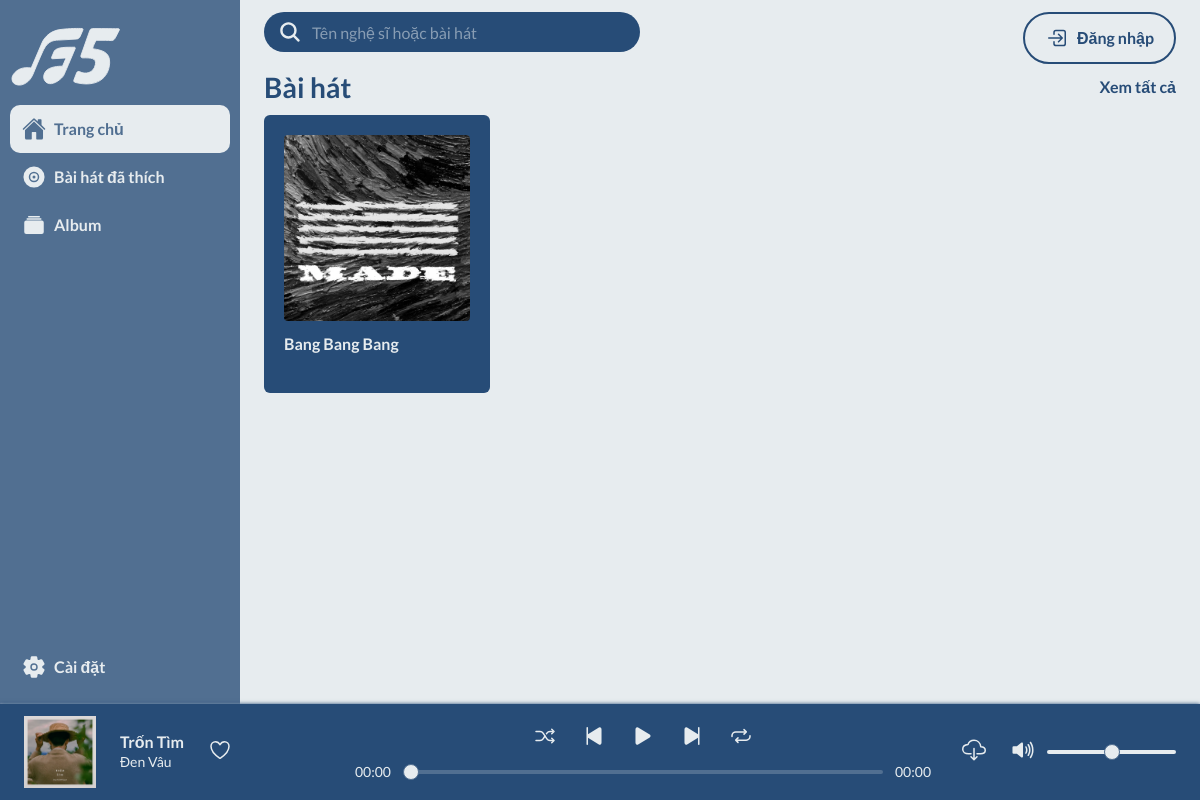
Before: /search.php?name=Bang Bang Bang with the older database file.
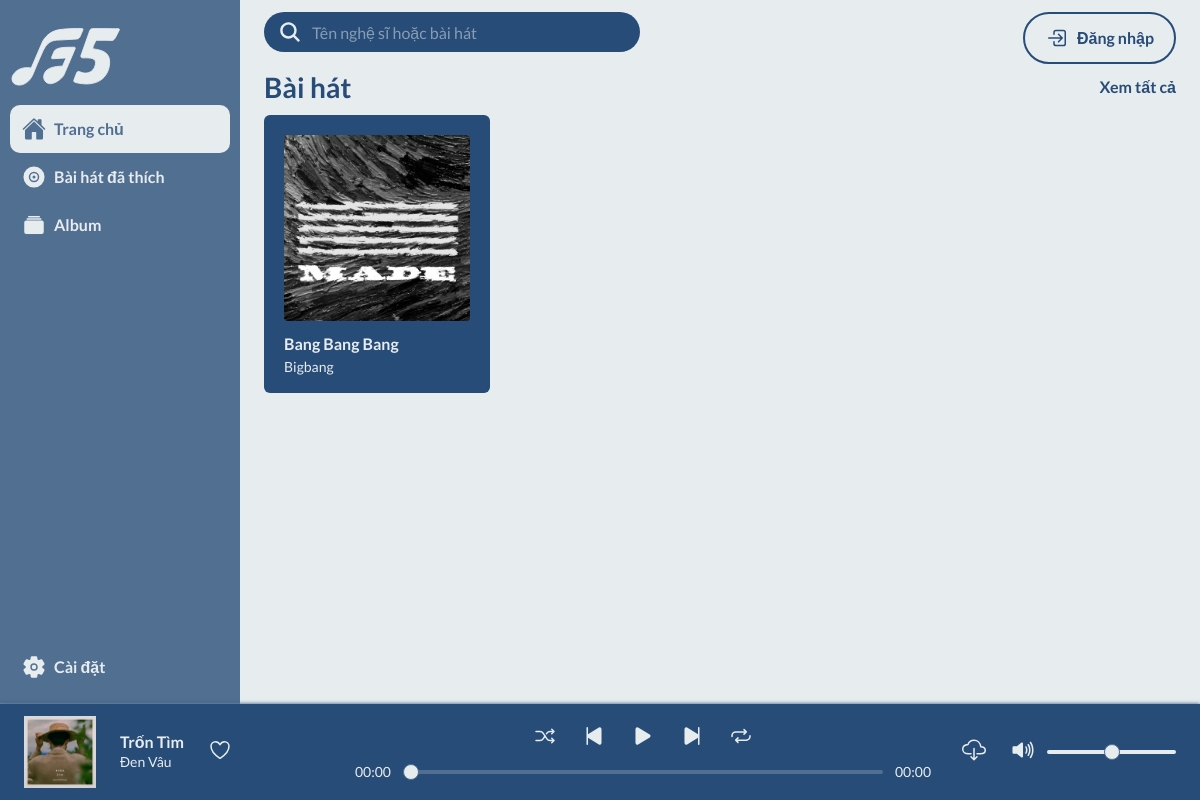
After: the same page with the newer database file.
### tables this page shows
CREATE TABLE `songs` (
  `audio_id` int(11) NOT NULL,
  `user_id` int(11) NOT NULL,
  `title` varchar(255) NOT NULL,
  `category` varchar(255) NOT NULL,
  `thumbnail` varchar(255) NOT NULL,
  `audio_location` varchar(255) NOT NULL,
  `view` int(11) NOT NULL DEFAULT 0
);

CREATE TABLE `users` (
  `id` int(30) NOT NULL,
  `stagename` varchar(255) NOT NULL,
  `username` varchar(50) NOT NULL,
  `password` text NOT NULL,
  `type` int(1) NOT NULL DEFAULT 2,
  `date_created` datetime NOT NULL DEFAULT current_timestamp(),
  `image` varchar(100) DEFAULT NULL,
  `occupation` varchar(255) NOT NULL
);

### search.php (the view, shortened to what the changed rows need)
<?php
$pdo = pdo_connect_mysql();
if (isset($_GET['name'])) {
    $Name = $_GET['name'];
    $sql = 'SELECT *,stagename FROM songs LEFT JOIN users on songs.user_id=users.id WHERE title LIKE :title';
    $stmt = $pdo->prepare($sql);
    $stmt->execute(['title' => '%' . $Name . '%']);
    $list_songs = $stmt->fetchAll(PDO::FETCH_ASSOC);
    $sql1 = 'SELECT * FROM users WHERE stagename LIKE :stagename AND type = 3';
    $stmt1 = $pdo->prepare($sql1);
    $stmt1->execute(['stagename' => '%' . $Name . '%']);
    $artists = $stmt1->fetchAll(PDO::FETCH_ASSOC);
} else {
    header('location: .');
    exit();
  }
?>
<!DOCTYPE html>
<html lang="en">
    <head>
        <link rel="stylesheet" href="./css/base.css" />
        <link rel="stylesheet" href="./css/app.css" />
        <link rel="stylesheet" href="./css/search.css" />
    </head>
    <body>
        <div class="grid">
            <main class="main">
                <?php if($list_songs OR $artists){ ?>
                    <?php if($list_songs){ ?>
                <section class="cards">
                    <div class="cards-bottom">
                    <?php foreach($list_songs as $list_song): ?>
                        <a href="songpage.php?audio_id=<?=$list_song['audio_id']?>" class="card">
                            <img
                                src="<?=($_SESSION["links_pictures"].$list_song['thumbnail'])?>"
                                alt=""
                                class="card-img"
                            />
                            <div class="card-content">
                                <h4 class="card-title"><?=$list_song['title']?> </h4>
                                <span class="card-desc"><?=$list_song['stagename']?></span>
                            </div>
                        </a>
                    <?php endforeach; ?>
                    </div>
                </section>
                    <?php }?>
                <?php }else{ ?>
                    <div class="cards-top">
                        <h3 class="cards-title">Không có kết quả tìm thấy</h3>
                    </div>
                <?php }?>
            </main>
        </div>
    </body>
</html>

Changed rows visible on the page:
changed through a linked row, songs "Bang Bang Bang": user.stagename (not shown) → "Bigbang"
